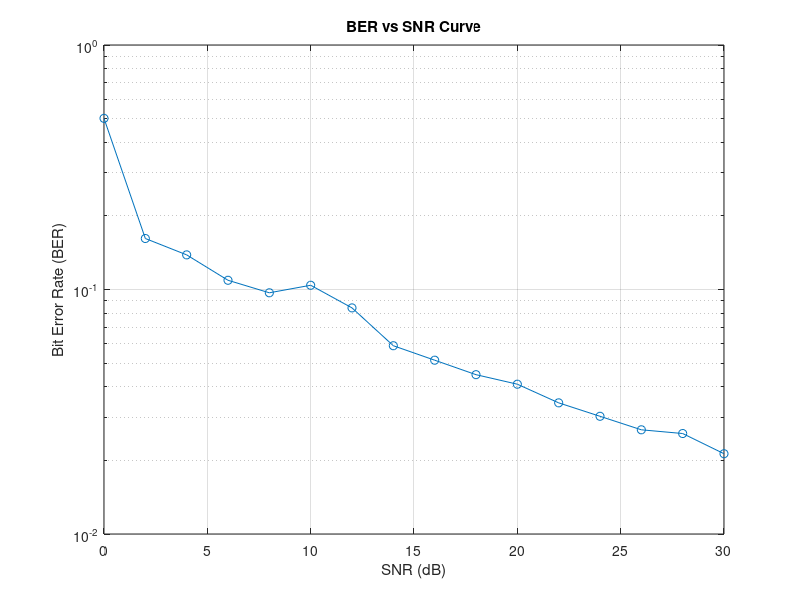

Write MATLAB code to recreate this figure.
clc ; clear all ; close all;

% Simulation Parameters
num_bits = 1e5;             % number of bits
snr_range = 0:2:30;         % SNR range in dB
num_samples = 20;           % samples per waveform
sampling_instant = 20;      % sampling instant
receiver_type = "matched";  % receiver type: matched filter or correlator
s1_amp = 1;                 % amplitude of rectangular signal s1(t)
s2_amp = 0;                 % amplitude of zero signal s2(t)

% Generate random binary data
bits = randi([0 1],1,num_bits);  

% Represent each bit with waveform
waveform = reshape(repmat(bits,20,1),1,[]);

% Apply noise to waveform
for snr_idx = 1:length(snr_range)
    snr = snr_range(snr_idx);
    snr_lin = 10^(snr/10);  % convert dB to linear scale
    
    % calculate noise power based on SNR
    s1_power = s1_amp^2;         
    noise_power = s1_power/snr_lin;
    
    % add noise to waveform
    noisy_waveform = awgn(waveform,snr,'measured','linear');  
    
    % Apply convolution process in receiver
    if receiver_type == "matched"
        filter = ones(1,num_samples);    % matched filter
        output_samples = conv(noisy_waveform,filter,'same');
        sampled_output = output_samples(1:sampling_instant:end);
        
    elseif receiver_type == "correlator"
        filter = ones(1,num_samples);    % correlator
        output_samples = filter.*noisy_waveform;
        sampled_output = sum(reshape(output_samples,num_samples,[]));
    else
        error("Invalid receiver type");
    end
    
    % Decide whether the Rx_sequence is ‘1’ or ‘0’ by comparing with threshold
    threshold = 0.5*(max(sampled_output) + min(sampled_output));
    detected_bits = sampled_output > threshold;
    
    % Calculate bit error rate (BER)
    num_errors = nnz(xor(bits,detected_bits));
    ber(snr_idx) = num_errors/num_bits;
end

% Plot BER vs SNR curve
semilogy(snr_range,ber,'-o');
xlabel('SNR (dB)');
ylabel('Bit Error Rate (BER)');
title('BER vs SNR Curve');
grid on;
